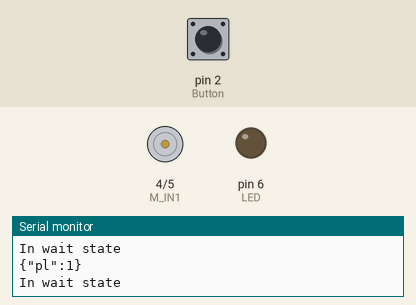
Recording of a program running on a simulated Arduino Uno, built with avr-gcc and run on an emulated ATmega328P. Shown: motor-driver pin pairs drawn as motors (green arrow = first pin HIGH = forward, orange = second pin HIGH = backward, longer = more drive, scaled by the enable pin), output pins drawn as LEDs (lit = HIGH), the last lines printed to the serial monitor. Inputs (shaded band) come from the test bench; at power-on: pin 2 (Button) HIGH. Random numbers use the default seed unless the program sets one.

Above: at 1.2 s.
1.3 s: pin 2 (Button) pulled LOW for 0.15 s
At 3.04 s:
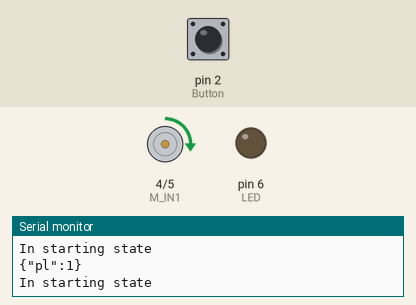
At 4.25 s:
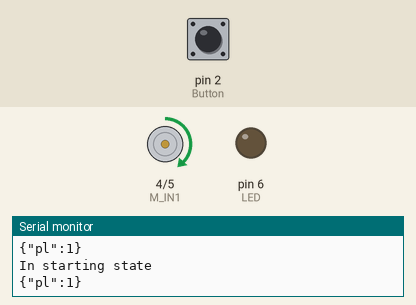
4.3 s: pin 2 (Button) pulled LOW for 1 s
At 8.0 s:
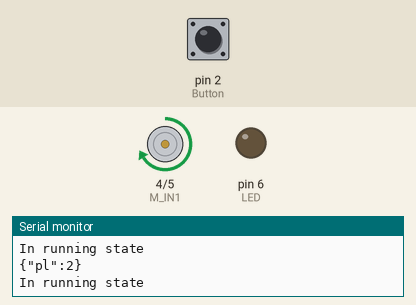
Timing chart, 0 to 9.5 s (numbered marks = the images above; inputs shaded):
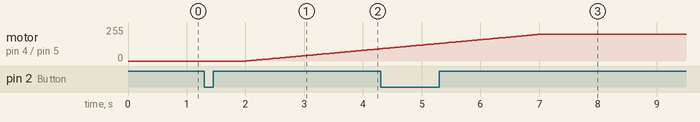

The program:

main.cpp
```cpp
#include <Arduino.h>
#include <FastLED.h>
#include "OneButton.h"


#define Button 2
#define M_PWM 3
#define M_IN1 4
#define M_IN2 5
#define LED 6

OneButton button(Button,true);

#define MAX_SPEED 200 //max speed of motor
#define MS_TOPSPEED 5000 //ms till top speed is reached
#define MS_TOZERO 10000 //ms to go from top speed to zero
#define spin_low 6000
#define spin_high 8000
// 0 = min_random , 1 = max_random , 2 = time in stop mode

enum class MotorState { //setting up all possible states execpt error
    M_Wait,
    M_Starting,
    M_Running,
    M_SpinFreely,
    M_Stop
  };

enum class LEDState { //setting up all possible states execpt error
  LEDcomb1,
  LEDcomb2,
  LEDcomb3,
  Error
  };

//keep track of current state and set first state
static MotorState M_State = MotorState::M_Wait;

//keep track of current state and set first state
static LEDState LED_State = LEDState::LEDcomb1;

static int currentSpeed = 0;


unsigned long softstartStartTime = 0;
bool softstartActive = false;

unsigned long startTimeRunning = millis();
unsigned long randomSpinTime = 3000;
unsigned long stopStartTime = millis();
unsigned long errorStartTime = 0;
bool errorActive = false;
boolean lightsOn = true;

boolean pressed = false;

boolean SoftstartFunction() {
    unsigned long now = millis();

    if (!softstartActive) {
        softstartStartTime = now;
        currentSpeed = 0;
        softstartActive = true;
        // Set motor direction (example: forward)
        digitalWrite(M_IN1, HIGH);
        digitalWrite(M_IN2, LOW);
    }

    unsigned long elapsed = now - softstartStartTime;
    if (elapsed < MS_TOPSPEED) {
        // Ramp up speed
        currentSpeed = map(elapsed, 0, MS_TOPSPEED, 0, MAX_SPEED);
        analogWrite(M_PWM, currentSpeed);
        return false; // Not finished yet
    } else {
        analogWrite(M_PWM, MAX_SPEED);
        softstartActive = false;
        return true; // Finished
    }
}

boolean softEndFunction() {
    unsigned long now = millis();

    if (!softstartActive) {
        softstartStartTime = now;
        currentSpeed = MAX_SPEED;
        softstartActive = true;
    }

    unsigned long elapsed = now - softstartStartTime;
    float progress = (float)elapsed / MS_TOZERO;
    if (progress > 1.0) progress = 1.0;

    // Pick easing function
    float factor;
    factor = 1.0 - progress;


    currentSpeed = (int)(MAX_SPEED * factor);
    analogWrite(M_PWM, currentSpeed);

    if (progress >= 1.0) {
        softstartActive = false;
        return true; // finished
    }
    return false; // still spinning
    }


void doubleClick(){
  //Serial.println("doubleClick");
}

void singleClick(){
  pressed = true;
  //Serial.println("singleClick");
}

void longClick(){
  //Serial.println("longClick");
  toggleLights(!lightsOn);


}

void setPreset(int preset) {
  Serial.print("{\"ps\":");
  Serial.print(preset);
  Serial.println("}");
}

void setPlaylist(int playlist) {
  Serial.print("{\"pl\":");
  Serial.print(playlist);
  Serial.println("}");
}

void setBrightness(int brightness) {
  Serial.print("{\"bri\":");
  Serial.print(brightness);
  Serial.println("}");
}
void setColor(int r, int g, int b) {
  Serial.print("{\"seg\":[{\"col\":[[");
  Serial.print(r);
  Serial.print(",");
  Serial.print(g);
  Serial.print(",");
  Serial.print(b);
  Serial.println("]]}]}");
}

void setEffect(int fx, int sx, int ix) {
  Serial.print("{\"seg\":[{\"fx\":");
  Serial.print(fx);
  Serial.print(",\"sx\":");
  Serial.print(sx);
  Serial.print(",\"ix\":");
  Serial.print(ix);
  Serial.println("}]}");
}

void toggleLights(boolean toggle) {
  lightsOn = toggle;
  Serial.print("{\"on\":");
  Serial.print(toggle ? "true" : "false");
  Serial.println("}");
}


void setup() {
  pinMode(Button, INPUT_PULLUP);
  pinMode(M_PWM, OUTPUT);
  pinMode(M_IN1, OUTPUT);
  pinMode(M_IN2, OUTPUT);
  pinMode(LED, OUTPUT);
  Serial.begin(9600);

  button.attachDoubleClick(doubleClick);
  button.attachClick(singleClick);
  button.attachLongPressStop(longClick);


   // Default to 3 seconds

  //start init


  //end init    after init LEDcomb1 should be active
}

void loop() {
  button.tick();
  switch(M_State) { //setting the motor states

    case MotorState::M_Wait: // wachten tot er op de knop gedrukt wordt
      Serial.println("In wait state");
      LED_State = LEDState::LEDcomb1;

      if(pressed == true){
        M_State = MotorState::M_Starting;
        LED_State = LEDState::LEDcomb1;
        pressed = false;
      }

      break;

    case MotorState::M_Starting: //motor langzaam opstarten om piek te voorkomen
      Serial.println("In starting state");
      if(SoftstartFunction() == true){
        M_State = MotorState::M_Running;
        LED_State = LEDState::LEDcomb2;
        startTimeRunning = millis();
        randomSpinTime = random(spin_low, spin_high); // Random duration between 5 and 15 seconds
      }

      break;

    case MotorState::M_Running: // random tijd at hij max snelheid aanhoud
      Serial.println("In running state");
      if (millis() - startTimeRunning >= randomSpinTime) { //after random seconds switch to next state
        M_State = MotorState::M_SpinFreely;
      }
      break;

    case MotorState::M_SpinFreely:      //Om de motor op een leuke manier af te remmen
      Serial.println("In spin freely state");

      if(softEndFunction()){
        M_State = MotorState::M_Stop;
        stopStartTime = millis();
      }
      break;

    case MotorState::M_Stop:    //om lEDS te laten blinken
      Serial.println("In stop state");
      digitalWrite(M_IN1, LOW); //stop motor
      digitalWrite(M_IN2, LOW);
      LED_State = LEDState::LEDcomb3;
      if(millis() - stopStartTime >= 2000){ //after x seconds switch to wait state
        M_State = MotorState::M_Wait;
        pressed = false;
      }
      break;

    default:  //Error state
      //Serial.println("In error state");
      if(errorActive == false){
        errorActive = true;
        errorStartTime = millis();
      }

      LED_State = LEDState::Error;
      if(millis() - errorStartTime >= 10000){ //after 15 seconds switch to wait state
        digitalWrite(M_IN1, LOW); //stop motor
        digitalWrite(M_IN2, LOW);
      } else {
        digitalWrite(M_IN1, HIGH); //laat motor gaan
        digitalWrite(M_IN2, HIGH);
      }
      break;
  }

  switch (LED_State)   //setting the LED states
  {
    case LEDState::LEDcomb1:
      setPlaylist(1);
      break;

    case LEDState::LEDcomb2:
      setPlaylist(2);
      break;

    case LEDState::LEDcomb3:
      setPlaylist(3);
      break;

    case LEDState::Error:
      setPlaylist(4);
      break;
  }

}
```

Measured:
- after the input at 1.3 s, motor on pin 4 (M_IN1) / pin 5 (M_IN2): moves from stopped to forward 91/255 over 2.3 s, starting after 0.71 s
